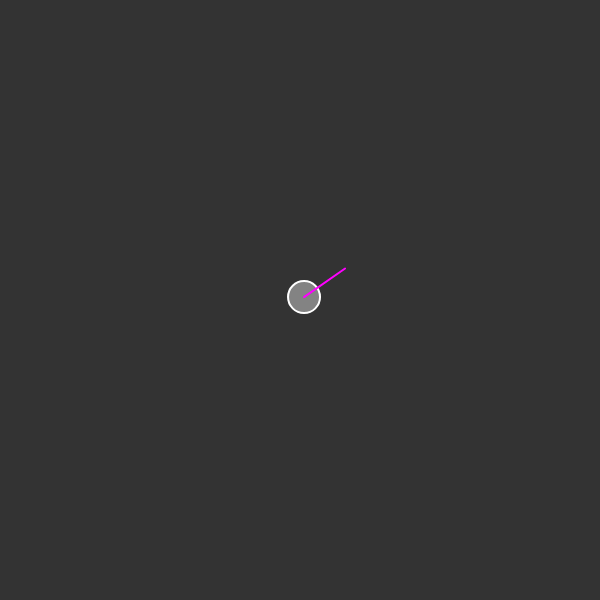
Frame 1 (no input)
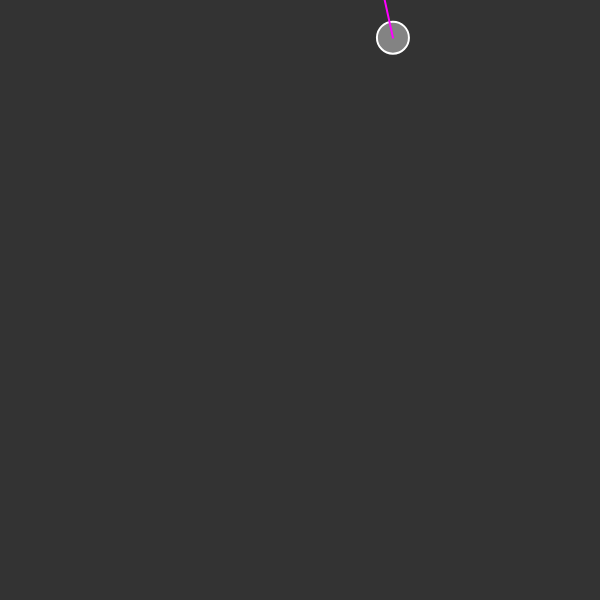
Frame 60 (no input)
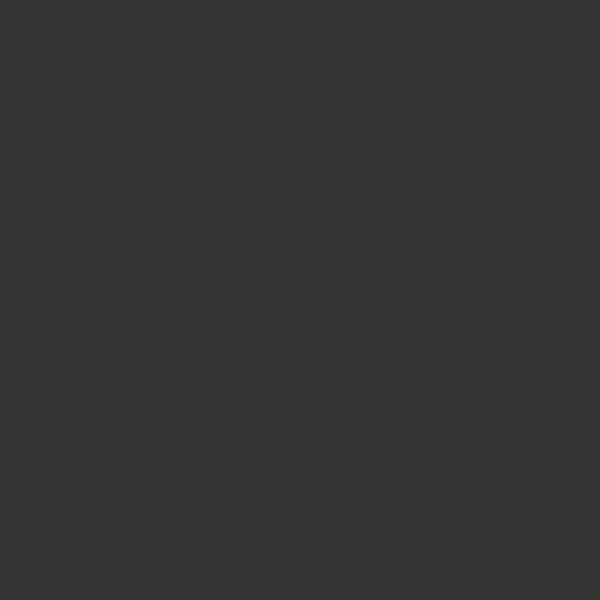
Frame 120 (the mouse pressed at the canvas centre since frame 60)

The p5.js sketch that drew these frames (run headless with seeded random() and noise() and a simulated clock; from frame 60 on, the mouse is pressed at the canvas centre):

// p5.js sketch
// ── sketch.js
let move;

function setup() {
	createCanvas(600, 600);
	move = new Mover(width/2, height/2);
}

function draw() {
	background(51);
	move.showVelocity();
	move.update();
	move.show();
}

// ── Mover.js
class Mover
{
  constructor(x, y)
  {
    this.pos = createVector(x,y);
    this.vel = p5.Vector.random2D();//creates a unit vector pointing in a random direction
    this.vel.mult(5); //sets the velocity to 5
    this.direction = createVector(0,0);

    //this.vel = createVector(0,-8); //simulates a jump upward with a velocity of 8
  }

  showVelocity()
  {
    this.direction = p5.Vector.add(this.pos, this.vel);
    console.log(this.direction);
    let scale = p5.Vector.mult(this.vel, 10);
    this.direction.add(scale);
  }

  update()
  {
    let mouse = createVector(mouseX, mouseY);//creates vector pointing to mouse
    this.acc = p5.Vector.sub(mouse, this.pos); //creates acceleation from current poisiton to mouse


    //this.acc = createVector(0, 9.8); //simulates gravity. Need to scale it down to about .1


    this.acc.setMag(.1); //sets the acceleration
    this.vel.add(this.acc);
    this.vel.limit(5);
    this.pos.add(this.vel);
  }
  show()
  {
    stroke(255);
    strokeWeight(2);
    fill(255,100);
    ellipse(this.pos.x, this.pos.y, 32, 32);

    stroke(255,0,255);
    line(this.pos.x, this.pos.y, this.direction.x, this.direction.y);
  }
}
